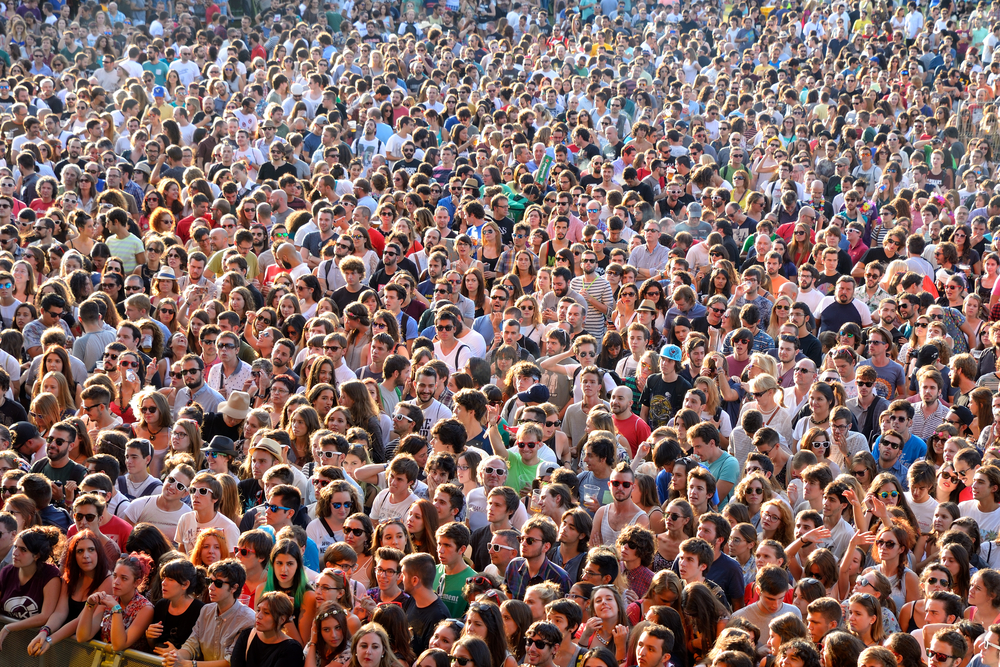
#> input picture Face Detection/Images/DatasetImage9.jpg, 1000 x 667 px, found by its file name
$ python Image_FaceDetection.py
#> lines starting #> are read from the running program, lines starting #| are printed output that depends on the picture; after the words box and inside, x2 and y2 are one past the last pixel; in counts of white or black regions, pixels touching at a corner belong together
import cv2

# Loading classifiers
faceCascade = cv2.CascadeClassifier('C:/Users/User/Documents/Life/GTB/Tech Academy/Hackathon/Face Detection/Haar Files/haarcascades/haarcascade_frontalface_default.xml')

# image to be scanned for faces
img = cv2.imread('C:/Users/User/Documents/Life/GTB/Tech Academy/Hackathon/Face Detection/Images/DatasetImage9.jpg')
#> img is the input picture: shape (667, 1000, 3); mean B, G, R 104, 107.5, 132.3

# Converting image to gray-scale
grey_img = cv2.cvtColor(img, cv2.COLOR_BGR2GRAY)
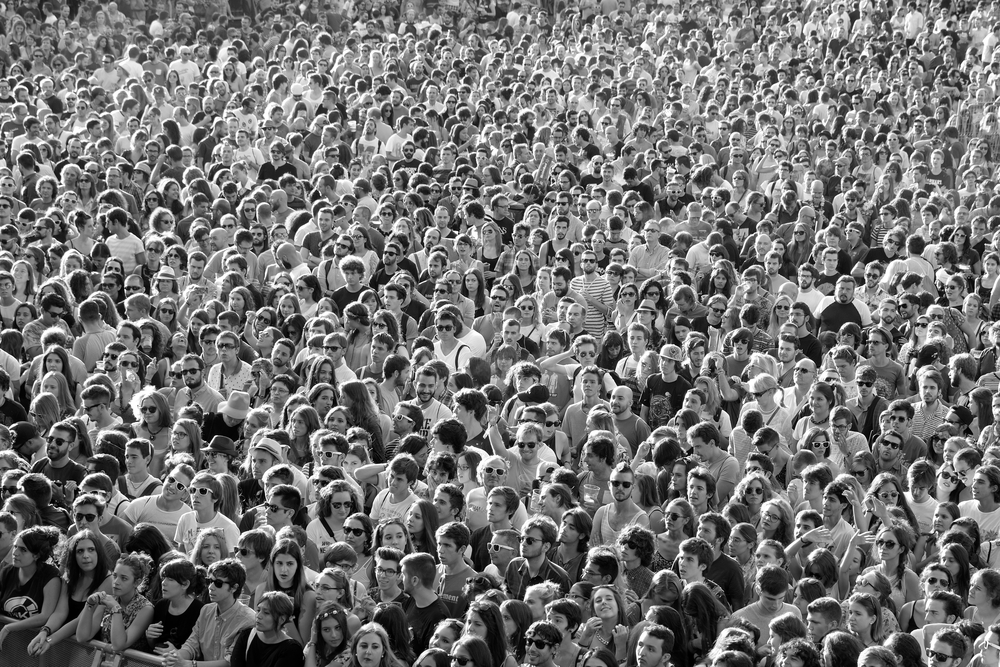
#> grey_img: shape (667, 1000); min 0, max 255, mean 114.5

# detecting features in gray-scale
faces = faceCascade.detectMultiScale(grey_img, 1.11, 5)
#> faces = [[607, 474, 29, 29], [71, 540, 29, 29], [270, 552, 31, 31], [317, 619, 28, 28], [589, 588, 30, 30], [354, 635, 31, 31]]

# count the number of faces detected
count_faces = str(len(faces))
#> count_faces = '6'

# colors to show detected faces
colors = {"blue":(255,0,0), "red":(0,0,255), "green":(0,255,0), "white":(255,255,255)}

if count_faces == 0:
    print ("No faces found")

else:

    # drawing rectangle around the feature and labeling it
    for (x,y,w,h) in faces:
        cv2.rectangle(img,(x,y),(x+w,y+h),(255,0,0),1)

        # rectangle on image to indicate number of faces
        cv2.rectangle(img, ((0,img.shape[0] -25)),(270, img.shape[0]), (255,255,255), -1)
        cv2.putText(img, "Number of faces detected: " + str(faces.shape[0]), (0,img.shape[0] -10),
        cv2.FONT_HERSHEY_DUPLEX, 0.5, (0,0,0), 1)
#> this loop made 6 passes
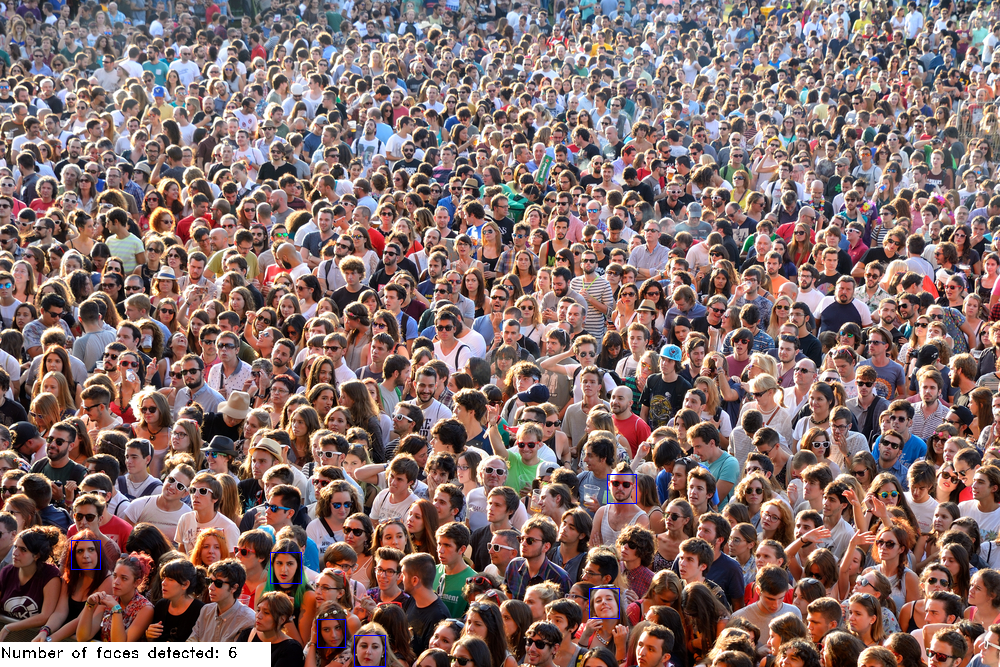
#> img: shape (667, 1000, 3); 1.12% of pixels changed, all inside (x1, y1, x2, y2) = (0, 474, 637, 667)

    # print out the number of faces detected
    print ("Number of faces detected: " + count_faces)
#| Number of faces detected: 6

    # show the image with the selection
    cv2.imshow('img with faces',img)
    cv2.waitKey(0)
    cv2.destroyAllWindows()

$ run again, with Face Detection/Images/DatasetImage10.jpg copied over Face Detection/Images/DatasetImage9.jpg
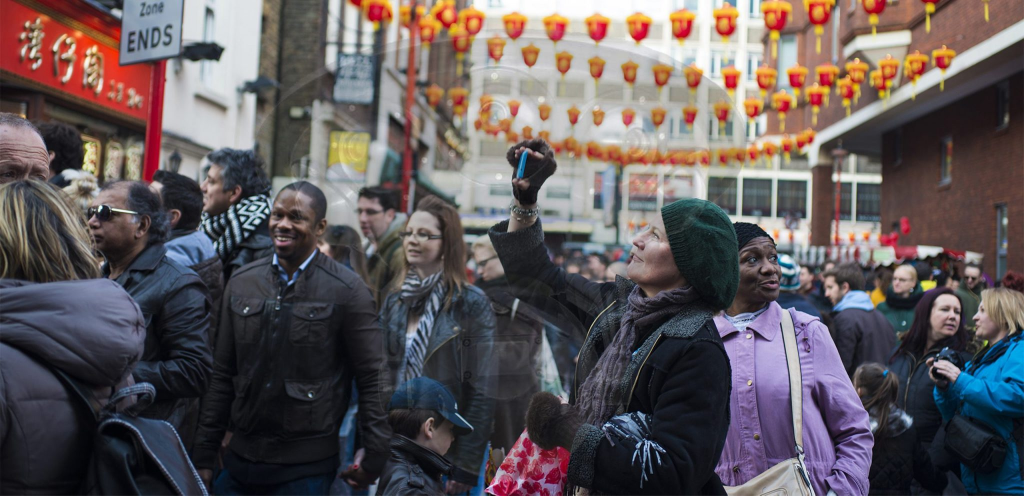
#> input picture Face Detection/Images/DatasetImage10.jpg, 2048 x 991 px, found by its file name (shown at 1/2 size)
#> img is the input picture: shape (991, 2048, 3); mean B, G, R 91, 88.8, 96.9
#> `grey_img = cv2.cvtColor(img, cv2.COLOR_BGR2GRAY)`:
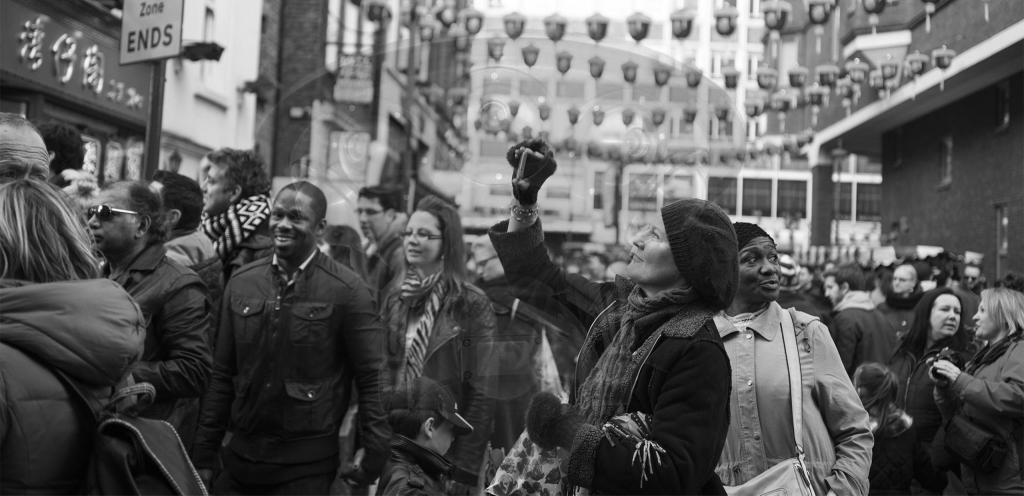
#> grey_img: shape (991, 2048) (shown at 1/2 size); min 0, max 255, mean 91.5
#> faces = [[1775, 542, 43, 43], [655, 260, 57, 57], [695, 396, 73, 73], [1862, 591, 74, 74], [1778, 616, 58, 58], [671, 91, 62, 62], [791, 432, 95, 95], [1419, 616, 140, 140]]
#> count_faces = '8'
#> the loop `for (x,y,w,h) in faces:` made 8 passes
#> after the loop `for (x,y,w,h) in faces:`:
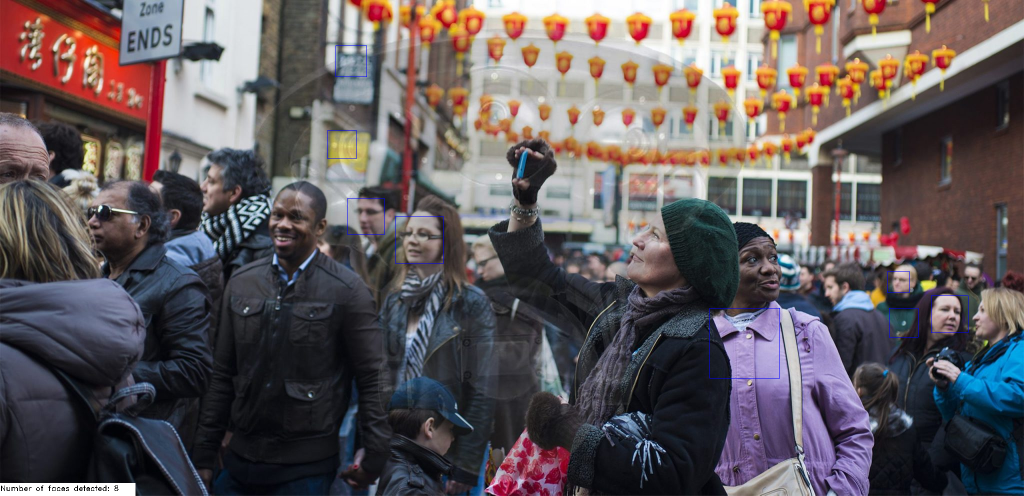
#> img: shape (991, 2048, 3) (shown at 1/2 size); 0.45% of pixels changed, all inside (x1, y1, x2, y2) = (0, 91, 1937, 991)
#| Number of faces detected: 8

$ run again, with Face Detection/Images/DatasetImage3.jpg copied over Face Detection/Images/DatasetImage9.jpg
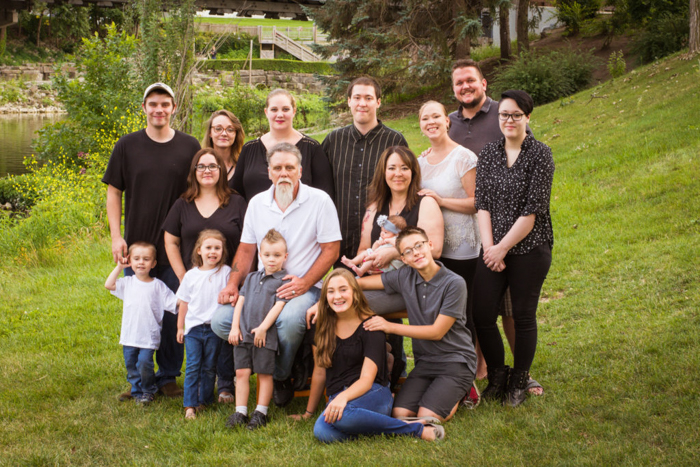
#> input picture Face Detection/Images/DatasetImage3.jpg, 700 x 467 px, found by its file name
#> img is the input picture: shape (467, 700, 3); mean B, G, R 66.8, 109.9, 118.9
#> `grey_img = cv2.cvtColor(img, cv2.COLOR_BGR2GRAY)`:
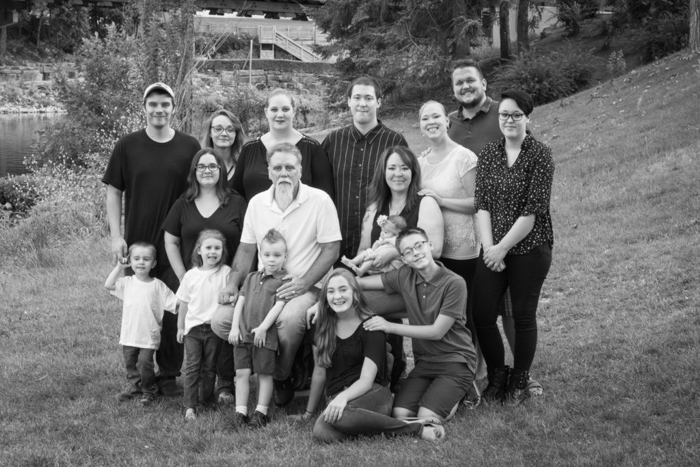
#> grey_img: shape (467, 700); min 1, max 254, mean 107.7
#> faces = 14 rows, first 6: [208, 117, 33, 33], [192, 155, 31, 31], [381, 155, 33, 33], [197, 236, 30, 30], [257, 243, 31, 31], [126, 247, 30, 30]
#> count_faces = '14'
#> the loop `for (x,y,w,h) in faces:` made 14 passes
#> after the loop `for (x,y,w,h) in faces:`:
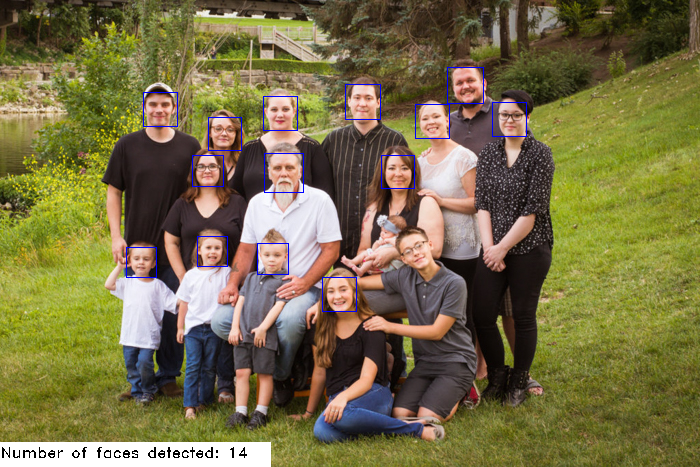
#> img: shape (467, 700, 3); 2.65% of pixels changed, all inside (x1, y1, x2, y2) = (0, 67, 527, 467)
#| Number of faces detected: 14
